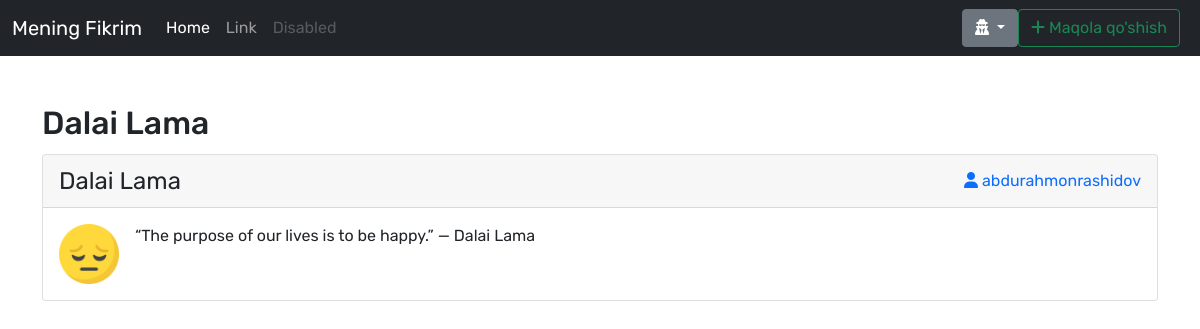
Page /detail/35/ on the committed database.
### main/models.py (models this page shows, shortened)
class Post(models.Model):
    title = models.CharField(max_length=250, blank=True)
    body = models.TextField(blank=True)
    author = models.ForeignKey(
        User, on_delete=models.CASCADE, related_name='user')
    tag = models.ForeignKey(Tag, on_delete=models.PROTECT, related_name='tags')
    emoji = models.ForeignKey(
        Emoji, on_delete=models.PROTECT, related_name="emojies")

class Emoji(models.Model):
    name = models.CharField(max_length=50, blank=True)
    emoji = models.ImageField(upload_to="post/emojies/")

### main/views.py (the view)
# urls.py: path("detail/<int:pk>/", views.PostDetailView.as_view(), name="detail"),
class PostDetailView(DetailView):
    model = Post
    template_name = "post/detail.html"

### templates/post/detail.html
{% extends 'wrapper.html' %} {% block content %}
<section class="d-flex justify-content-center flex-column mt-5">
    <div class="container">
        <h2>{{post.title}}</h2>
        <div class="row">
            <div class="col-sm-12 col-md-12 col-lg-12 my-1">
                <div class="card">
                    <div class="card-header d-flex justify-content-between align-items-center">
                        <div class="fs-4">{{post.title}}</div>
                        <div>
                            <a href="#" class="text-decoration-none fs-6">
                                <i class="fas fa-user"></i> {{post.author}}
                            </a>
                        </div>
                    </div>
                    <div class="card-body">
                        <div class="d-flex">
                            <div class="flex-shrink-0">
                                <img src="{{post.emoji.emoji.url}}" width="60" alt="...">
                            </div>
                            <div class="flex-grow-1 ms-3">
                                <p>{{post.body|truncatewords:"20"}}</p>
                            </div>
                        </div>
                    </div>
                </div>
            </div>
        </div>
    </div>
</section>
{% endblock %}

### staticfiles/css/style.css (style rules this page uses)
body { font-family: 'Rubik', sans-serif; }

### rows in the picture
Post: title "Dalai Lama", author "abdurahmonrashidov", emoji.emoji (picture), body "“The purpose of our lives is to be happy.” — Dalai Lama"
